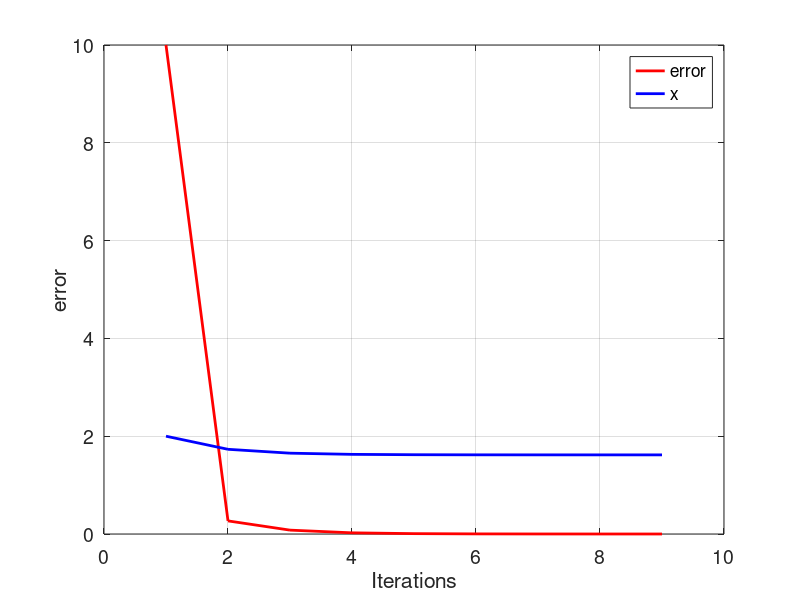

This chart was generated by the following MATLAB code:
valor_i = 2
i = 1;
e(i)=10;

while(e(i) > 0.0001)
    if (i == 1)
        x(i) = valor_i;
    end
    
    g(i) =sqrt(x(i)+1)
    i= i+1
    
    x(i) = g(i-1);
    e(i) = abs(x(i-1)-x(i));
    
    if (e(i) > 50);
        break;
    end
end

tamanio = size(e);
ite= 1:1:tamanio(2);

figure ('DefaultAxesFontsize', 14)
set (gcf, 'color', 'white');
plot(ite,e,'color',[1 0 0],'LineWidth',2);
grid on
hold on
plot(ite,x,'color',[0 0 1],'LineWidth',2)
xlabel('Iterations')
ylabel('error')
legend ('error','x')